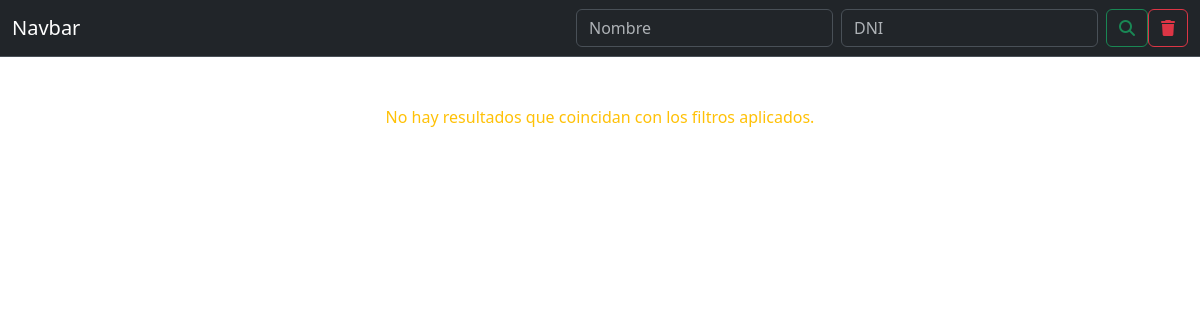
The page /entradas/leerEscuela.php?pagina=4 on the database as committed earlier.
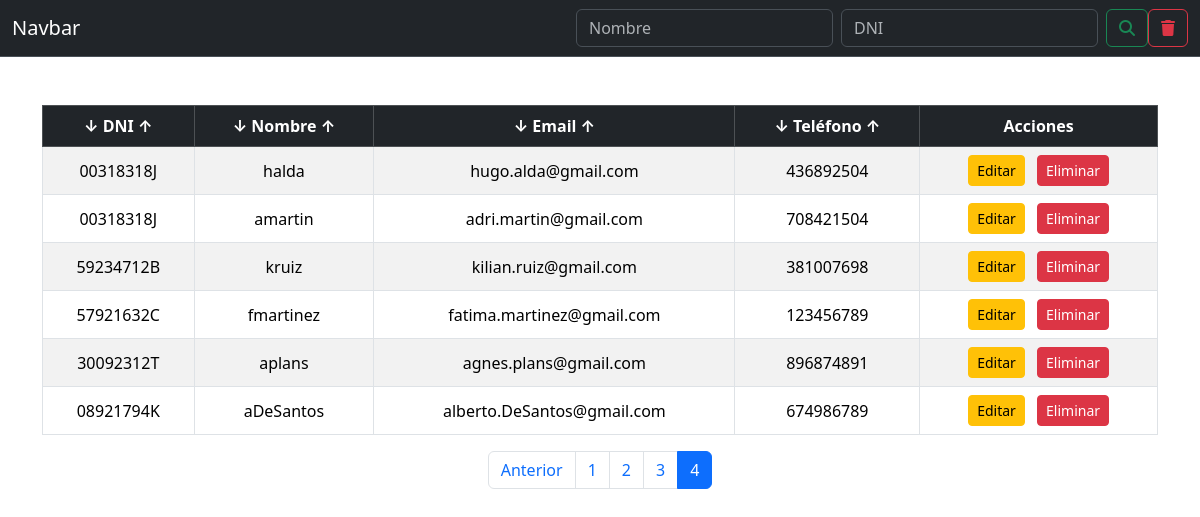
The same page on the database as committed later.
### tables this page shows
CREATE TABLE tbl_usuario (
    id_usuario INT AUTO_INCREMENT PRIMARY KEY NOT NULL,
    nombre_usuario VARCHAR(50) NOT NULL,
    password_usuario VARCHAR(50) NOT NULL,
    email_usuario VARCHAR(60) NOT NULL,
    telf_usuario CHAR(9) NOT NULL,
    dni_usuario CHAR(9) NOT NULL,
    rol_usuario ENUM('Admin', 'Alumno', 'Profesor') DEFAULT 'Alumno' NOT NULL
);

### entradas/leerEscuela.php (the view, shortened to what this page needs)
<!DOCTYPE html>
<html lang="en">
<head>
    <link href="https://cdn.jsdelivr.net/npm/bootstrap@5.3.2/dist/css/bootstrap.min.css" rel="stylesheet">
    <link href="https://cdnjs.cloudflare.com/ajax/libs/font-awesome/6.4.0/css/all.min.css" rel="stylesheet">
</head>
<body>
    <nav class="navbar bg-dark border-bottom border-body" data-bs-theme="dark">
        <div class="container-fluid">
            <a class="navbar-brand">Navbar</a>
            <form class="d-flex" method="get">
                <input class="form-control me-2" name="nombre" value="<?php echo isset($_GET['nombre']) ? htmlspecialchars($_GET['nombre']) : ''; ?>" type="search" placeholder="Nombre" aria-label="Nombre">
                <input class="form-control me-2" name="dni" value="<?php echo isset($_GET['dni']) ? htmlspecialchars($_GET['dni']) : ''; ?>" type="search" placeholder="DNI" aria-label="DNI">
                <button class="btn btn-outline-success" type="submit"><i class="fa-solid fa-magnifying-glass"></i></button>
                <button class="btn btn-outline-danger" type="submit"><i class="fa-solid fa-trash"></i></button>
            </form>
        </div>
    </nav>
    <div class="container my-5">
        <?php
        include_once('../db/conexion.php');
        $registrosPorPagina = 10;
        $paginaActual = isset($_GET['pagina']) ? (int)$_GET['pagina'] : 1;
        $offset = ($paginaActual - 1) * $registrosPorPagina;
        $sql = "SELECT * FROM tbl_usuario LIMIT $offset, $registrosPorPagina";
        $result = mysqli_query($conn, $sql);
        $sqlTotal = "SELECT COUNT(*) AS total FROM tbl_usuario";
        $totalResult = mysqli_query($conn, $sqlTotal);
        $totalRows = mysqli_fetch_assoc($totalResult)['total'];
        $totalPaginas = ceil($totalRows / $registrosPorPagina);
        if (mysqli_num_rows($result) > 0) {
            echo "<div class='table-responsive'>";
            echo "<table class='table table-bordered table-hover table-striped text-center'>";
            echo "<thead class='table-dark'>
                    <tr>
                        <th>↓ DNI ↑</th>
                        <th>↓ Nombre ↑</th>
                        <th>↓ Email ↑</th>
                        <th>↓ Teléfono ↑</th>
                        <th>Acciones</th>
                    </tr>
                  </thead>";
            echo "<tbody>";
            while ($row = mysqli_fetch_assoc($result)) {
                echo "<tr class='align-middle'>
                        <td>" . htmlspecialchars($row["dni_usuario"]) . "</td>
                        <td>" . htmlspecialchars($row["nombre_usuario"]) . "</td>
                        <td>" . htmlspecialchars($row["email_usuario"]) . "</td>
                        <td>" . htmlspecialchars($row["telf_usuario"]) . "</td>
                        <td>
                            <a href='editarRegistro.php?id=" . htmlspecialchars($row["id_usuario"]) . "' class='btn btn-warning btn-sm me-2'>Editar</a>
                            <a href='eliminarRegistro.php?id=" . htmlspecialchars($row["id_usuario"]) . "' class='btn btn-danger btn-sm' onclick='return confirm(\"¿Estás seguro de eliminar este usuario?\")'>Eliminar</a>
                        </td>
                      </tr>";
            }
            echo "</tbody></table>";
            echo "</div>";
            echo "<nav aria-label='Paginación'>";
            echo "<ul class='pagination justify-content-center'>";
            if ($paginaActual > 1) {
                echo "<li class='page-item'><a class='page-link' href='?pagina=" . ($paginaActual - 1) . "'>Anterior</a></li>";
            }
            for ($i = 1; $i <= $totalPaginas; $i++) {
                echo "<li class='page-item " . ($i == $paginaActual ? "active" : "") . "'>
                        <a class='page-link' href='?pagina=$i'>$i</a>
                      </li>";
            }
            echo "</ul>";
            echo "</nav>";
        } else {
            echo "<p class='text-center text-warning'>No hay resultados que coincidan con los filtros aplicados.</p>";
        }
        ?>
    </div>
</body>
</html>

Rows that differ between the two databases and show on the page:
added tbl_usuario: dni_usuario "00318318J", nombre_usuario "halda", email_usuario "hugo.alda@gmail.com", telf_usuario "436892504"
added tbl_usuario: dni_usuario "00318318J", nombre_usuario "amartin", email_usuario "adri.martin@gmail.com", telf_usuario "708421504"
added tbl_usuario: dni_usuario "59234712B", nombre_usuario "kruiz", email_usuario "kilian.ruiz@gmail.com", telf_usuario "381007698"
added tbl_usuario: dni_usuario "57921632C", nombre_usuario "fmartinez", email_usuario "fatima.martinez@gmail.com", telf_usuario "123456789"
added tbl_usuario: dni_usuario "30092312T", nombre_usuario "aplans", email_usuario "agnes.plans@gmail.com", telf_usuario "896874891"
added tbl_usuario: dni_usuario "08921794K", nombre_usuario "aDeSantos", email_usuario "alberto.DeSantos@gmail.com", telf_usuario "674986789"
Other text that changed with them:
text no longer shown: "No hay resultados que coincidan con los filtros aplicados."
text now shown: "↓ DNI ↑ ↓ Nombre ↑ ↓ Email ↑ ↓ Teléfono ↑ Acciones Anterior"
new list line: "1"
new list line: "2"
new list line: "3"
new list line: "4"
